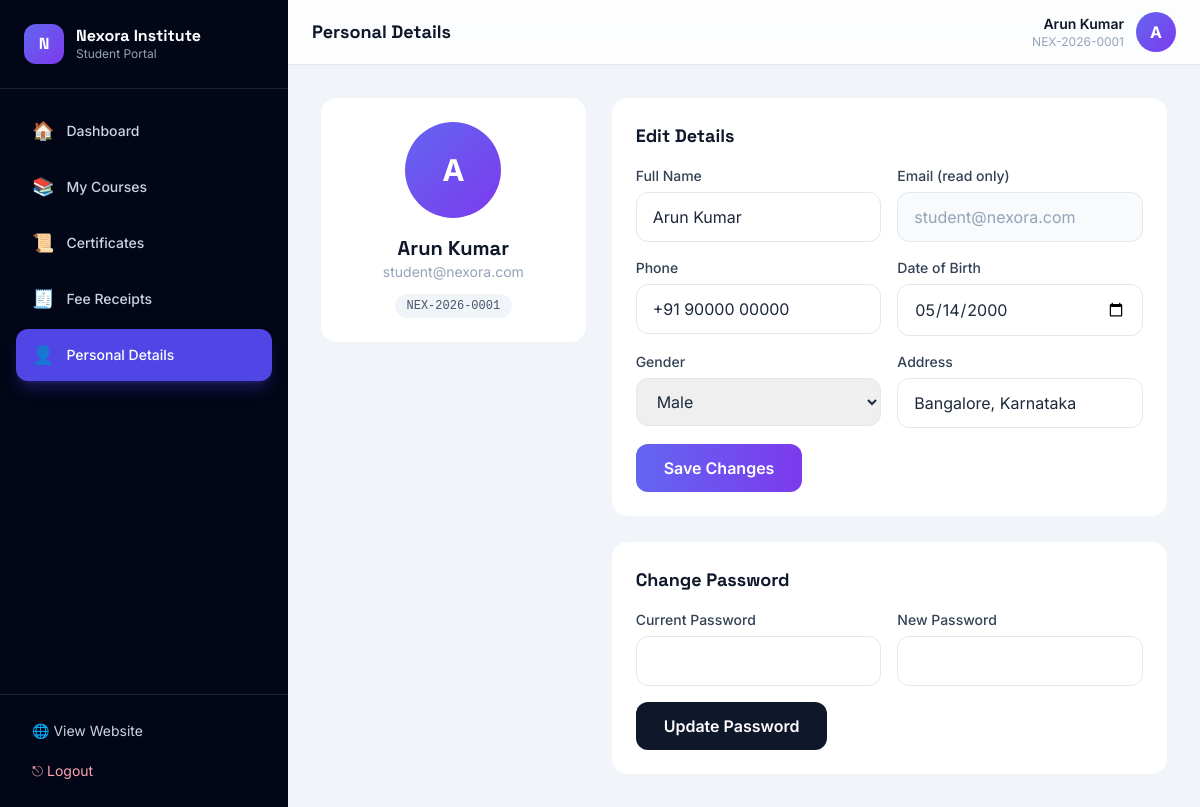
Screenshot of /student/profile.php (signed in) with the database file from the repository.
### tables this page shows
CREATE TABLE students (
  id            INT AUTO_INCREMENT PRIMARY KEY,
  student_code  VARCHAR(40) NOT NULL UNIQUE,
  name          VARCHAR(140) NOT NULL,
  email         VARCHAR(150) NOT NULL UNIQUE,
  phone         VARCHAR(20)  NULL,
  password_hash VARCHAR(255) NOT NULL,
  dob           DATE NULL,
  gender        ENUM('Male','Female','Other') NULL,
  address       VARCHAR(255) NULL,
  photo         VARCHAR(255) NULL,
   
  details_locked TINYINT(1) DEFAULT 0,
  status        ENUM('active','inactive') DEFAULT 'active',
  created_at    TIMESTAMP DEFAULT CURRENT_TIMESTAMP
);

### includes/functions.php (called while the page is built, shortened)
<?php
require_once __DIR__ . '/../config/database.php';
function e(?string $str): string
{
    return htmlspecialchars($str ?? '', ENT_QUOTES, 'UTF-8');
}
function url(string $path = ''): string
{
    return BASE_URL . '/' . ltrim($path, '/');
}
function settings(): array
{
    $cache = [];
    try {
        $rows = db()->query('SELECT skey, svalue FROM settings')->fetchAll();
        foreach ($rows as $r) {
            $cache[$r['skey']] = $r['svalue'];
        }
    } catch (Throwable $e) {
        $cache = [];
    }
    return $cache;
}
function setting(string $key, string $default = ''): string
{
    $s = settings();
    return $s[$key] ?? $default;
}
function student_logged_in(): bool
{
    return !empty($_SESSION['student_id']);
}
function current_student(): ?array
{
    static $student = null;
    if ($student === null) {
        $stmt = db()->prepare('SELECT * FROM students WHERE id = ?');
        $stmt->execute([$_SESSION['student_id']]);
        $student = $stmt->fetch() ?: null;
    }
    return $student;
}

### config/database.php (called while the page is built, shortened)
<?php
function db(): PDO
{
    if (isset($GLOBALS['__app_pdo']) && $GLOBALS['__app_pdo'] instanceof PDO) {
        return $GLOBALS['__app_pdo'];
    }
    $dsn = sprintf('mysql:host=%s;dbname=%s;charset=%s', DB_HOST, DB_NAME, DB_CHARSET);
    $options = [
        PDO::ATTR_ERRMODE            => PDO::ERRMODE_EXCEPTION,
        PDO::ATTR_DEFAULT_FETCH_MODE => PDO::FETCH_ASSOC,
        PDO::ATTR_EMULATE_PREPARES   => false,
    ];
    return $GLOBALS['__app_pdo'];
}

### student/profile.php (the view, shortened to what this page needs)
<?php
require_once __DIR__ . '/_layout.php';
$locked = (int)$student['details_locked'] === 1;
student_layout_top('profile', 'Personal Details');
?>
<div class="grid lg:grid-cols-3 gap-6">
  <div class="rounded-2xl bg-white border border-slate-100 p-6 text-center h-fit">
    <span class="grid place-items-center w-24 h-24 rounded-full bg-gradient-to-br from-brand-500 to-violet-600 text-white text-3xl font-bold mx-auto"><?= e(strtoupper(substr($student['name'],0,1))) ?></span>
    <h3 class="mt-4 font-display text-xl font-bold text-slate-900"><?= e($student['name']) ?></h3>
    <p class="text-sm text-slate-400"><?= e($student['email']) ?></p>
    <span class="inline-block mt-3 px-3 py-1 rounded-full bg-slate-100 text-slate-600 text-xs font-mono"><?= e($student['student_code']) ?></span>
  </div>
  <div class="lg:col-span-2 space-y-6">
    <div class="rounded-2xl bg-white border border-slate-100 p-6">
      <h3 class="font-display text-lg font-bold text-slate-900 mb-4">Edit Details</h3>
      <form method="post" class="space-y-4">
        <div class="grid sm:grid-cols-2 gap-4">
          <div>
            <label class="block text-sm font-medium text-slate-700 mb-1.5">Full Name</label>
            <input name="name" value="<?= e($student['name']) ?>" <?= $locked?'disabled':'' ?> class="w-full px-4 py-3 rounded-xl border border-slate-200 focus:outline-none focus:ring-2 focus:ring-brand-400 disabled:bg-slate-50 disabled:text-slate-400">
          </div>
          <div>
            <label class="block text-sm font-medium text-slate-700 mb-1.5">Email (read only)</label>
            <input value="<?= e($student['email']) ?>" disabled class="w-full px-4 py-3 rounded-xl border border-slate-200 bg-slate-50 text-slate-400">
          </div>
          <div>
            <label class="block text-sm font-medium text-slate-700 mb-1.5">Phone</label>
            <input name="phone" value="<?= e($student['phone']) ?>" <?= $locked?'disabled':'' ?> class="w-full px-4 py-3 rounded-xl border border-slate-200 focus:outline-none focus:ring-2 focus:ring-brand-400 disabled:bg-slate-50 disabled:text-slate-400">
          </div>
          <div>
            <label class="block text-sm font-medium text-slate-700 mb-1.5">Date of Birth</label>
            <input type="date" name="dob" value="<?= e($student['dob']) ?>" <?= $locked?'disabled':'' ?> class="w-full px-4 py-3 rounded-xl border border-slate-200 focus:outline-none focus:ring-2 focus:ring-brand-400 disabled:bg-slate-50 disabled:text-slate-400">
          </div>
          <div>
            <label class="block text-sm font-medium text-slate-700 mb-1.5">Gender</label>
            <select name="gender" <?= $locked?'disabled':'' ?> class="w-full px-4 py-3 rounded-xl border border-slate-200 focus:outline-none focus:ring-2 focus:ring-brand-400 disabled:bg-slate-50 disabled:text-slate-400">
              <?php foreach (['','Male','Female','Other'] as $g): ?>
                <option value="<?= $g ?>" <?= $student['gender']===$g?'selected':'' ?>><?= $g ?: 'Select…' ?></option>
              <?php endforeach; ?>
            </select>
          </div>
          <div>
            <label class="block text-sm font-medium text-slate-700 mb-1.5">Address</label>
            <input name="address" value="<?= e($student['address']) ?>" <?= $locked?'disabled':'' ?> class="w-full px-4 py-3 rounded-xl border border-slate-200 focus:outline-none focus:ring-2 focus:ring-brand-400 disabled:bg-slate-50 disabled:text-slate-400">
          </div>
        </div>
        <?php if (!$locked): ?>
          <button class="px-7 py-3 rounded-xl bg-gradient-to-r from-brand-500 to-violet-600 text-white font-semibold hover:opacity-90 transition">Save Changes</button>
        <?php endif; ?>
      </form>
    </div>
    <div class="rounded-2xl bg-white border border-slate-100 p-6">
      <h3 class="font-display text-lg font-bold text-slate-900 mb-4">Change Password</h3>
      <form method="post" class="space-y-4">
        <div class="grid sm:grid-cols-2 gap-4">
          <div>
            <label class="block text-sm font-medium text-slate-700 mb-1.5">Current Password</label>
            <input type="password" name="current_password" required class="w-full px-4 py-3 rounded-xl border border-slate-200 focus:outline-none focus:ring-2 focus:ring-brand-400">
          </div>
          <div>
            <label class="block text-sm font-medium text-slate-700 mb-1.5">New Password</label>
            <input type="password" name="new_password" required class="w-full px-4 py-3 rounded-xl border border-slate-200 focus:outline-none focus:ring-2 focus:ring-brand-400">
          </div>
        </div>
        <button class="px-7 py-3 rounded-xl bg-slate-900 text-white font-semibold hover:bg-brand-600 transition">Update Password</button>
      </form>
    </div>
  </div>
</div>
<?php student_layout_bottom(); ?>

### student/_layout.php (shortened to what this page needs)
<?php
require_once __DIR__ . '/../includes/functions.php';
$student = current_student();
function student_layout_top(string $active, string $title): void
{
    global $student;
    $nav = [
        'dashboard'   => ['Dashboard',     '🏠', 'dashboard.php'],
        'courses'     => ['My Courses',    '📚', 'courses.php'],
        'certificate' => ['Certificates',  '📜', 'certificate.php'],
        'payments'    => ['Fee Receipts',  '🧾', 'payments.php'],
        'profile'     => ['Personal Details', '👤', 'profile.php'],
    ];
    ?>
<!DOCTYPE html>
<html lang="en" class="scroll-smooth">
<head>
<script src="https://cdn.tailwindcss.com"></script>
<link rel="stylesheet" href="<?= url('assets/css/style.css') ?>">
</head>
<body class="font-sans bg-slate-100 text-slate-800 antialiased">
<div class="min-h-screen lg:flex">
  <aside id="sidebar" class="fixed lg:static inset-y-0 left-0 z-40 w-72 bg-slate-950 text-slate-300 transform -translate-x-full lg:translate-x-0 transition-transform duration-300 flex flex-col">
    <div class="p-6 flex items-center gap-3 border-b border-white/10">
      <span class="grid place-items-center w-10 h-10 rounded-xl bg-gradient-to-br from-brand-500 to-violet-600 text-white font-display font-bold">N</span>
      <div><p class="font-display font-bold text-white leading-tight"><?= e(setting('site_name')) ?></p><p class="text-xs text-slate-400">Student Portal</p></div>
    </div>
    <nav class="flex-1 p-4 space-y-1">
      <?php foreach ($nav as $key => $item): $is = $key === $active; ?>
        <a href="<?= url('student/' . $item[2]) ?>" class="flex items-center gap-3 px-4 py-3 rounded-xl text-sm font-medium transition <?= $is ? 'bg-brand-600 text-white shadow-lg shadow-brand-600/30' : 'hover:bg-white/5 hover:text-white' ?>">
          <span class="text-lg"><?= $item[1] ?></span><?= $item[0] ?>
        </a>
      <?php endforeach; ?>
    </nav>
    <div class="p-4 border-t border-white/10">
      <a href="<?= url('index.php') ?>" class="flex items-center gap-3 px-4 py-2.5 rounded-xl text-sm hover:bg-white/5 hover:text-white transition">🌐 View Website</a>
      <a href="<?= url('student/logout.php') ?>" class="flex items-center gap-3 px-4 py-2.5 rounded-xl text-sm text-rose-300 hover:bg-rose-500/10 transition">⎋ Logout</a>
    </div>
  </aside>
  <div class="flex-1 min-w-0 flex flex-col">
    <header class="sticky top-0 z-20 bg-white/80 backdrop-blur border-b border-slate-200">
      <div class="px-4 sm:px-6 h-16 flex items-center justify-between">
        <div class="flex items-center gap-3">
          <h1 class="font-display font-bold text-lg text-slate-900"><?= e($title) ?></h1>
        </div>
        <div class="flex items-center gap-3">
          <div class="text-right hidden sm:block"><p class="text-sm font-semibold text-slate-900"><?= e($student['name']) ?></p><p class="text-xs text-slate-400"><?= e($student['student_code']) ?></p></div>
          <span class="grid place-items-center w-10 h-10 rounded-full bg-gradient-to-br from-brand-500 to-violet-600 text-white font-bold"><?= e(strtoupper(substr($student['name'],0,1))) ?></span>
        </div>
      </div>
    </header>
    <main class="flex-1 p-4 sm:p-6 lg:p-8">
    <?php
}
function student_layout_bottom(): void
{
    ?>
    </main>
  </div>
</div>
</body>
</html>
    <?php
}

### assets/css/style.css (style rules this page uses)
:root { --brand: #4f46e5; --brand-light: #818cf8; }
html { -webkit-tap-highlight-color: transparent; }

### rows the page displays
students: name "Arun Kumar", student_code "NEX-2026-0001", name "A", email "student@nexora.com", phone "+91 90000 00000", dob "05/14/2000", gender "Male", address "Bangalore, Karnataka"

### other values shown
setting('site_name') "Nexora Institute"
$item[1] "🏠"
$item[0] "Dashboard"
$item[1] "📚"
$item[0] "My Courses"
$item[1] "📜"
$item[0] "Certificates"
$item[1] "🧾"
$item[0] "Fee Receipts"
$item[0] "Personal Details"
$title "Personal Details"
